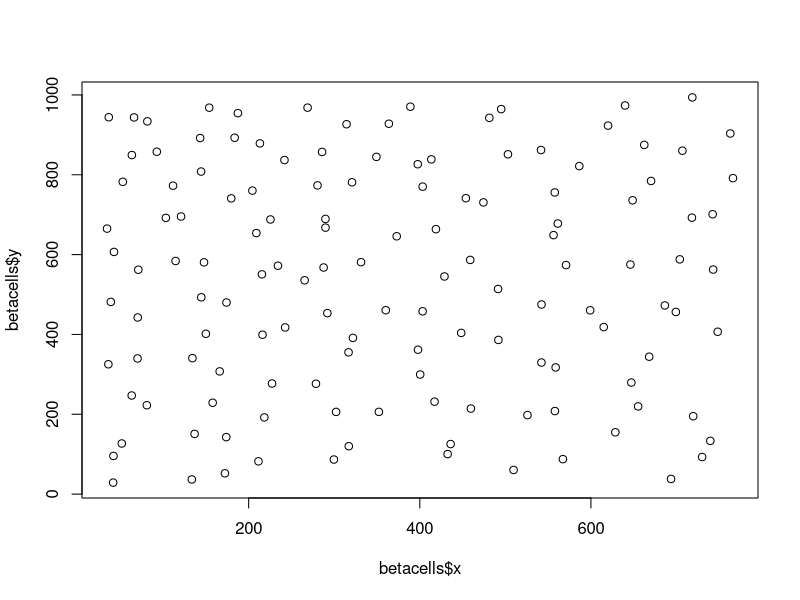
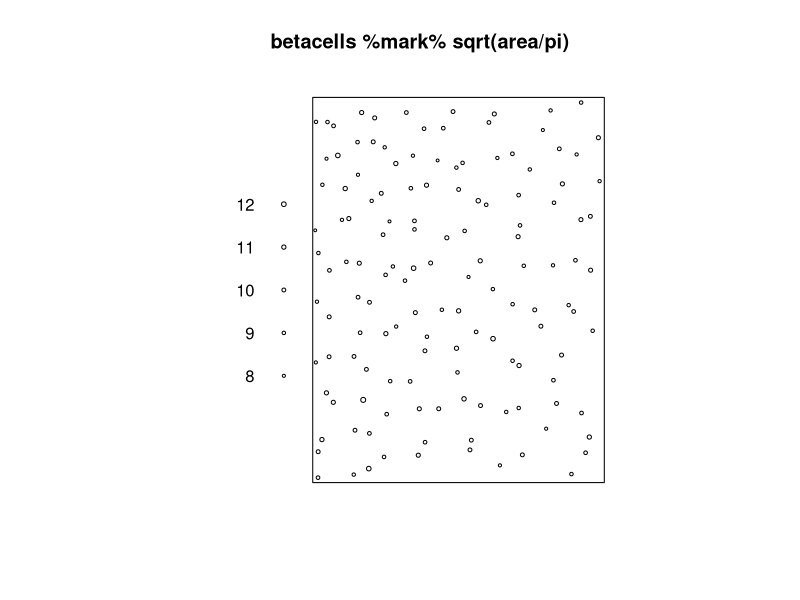

Recreate these plots in R, in order.
library(spatstat.data)


### Name: betacells
### Title: Beta Ganglion Cells in Cat Retina
### Aliases: betacells
### Keywords: datasets spatial

### ** Examples

   plot(betacells)
  if(require(spatstat)) {
   area <- marks(betacells)$area
   plot(betacells %mark% sqrt(area/pi), markscale=1)
   }
